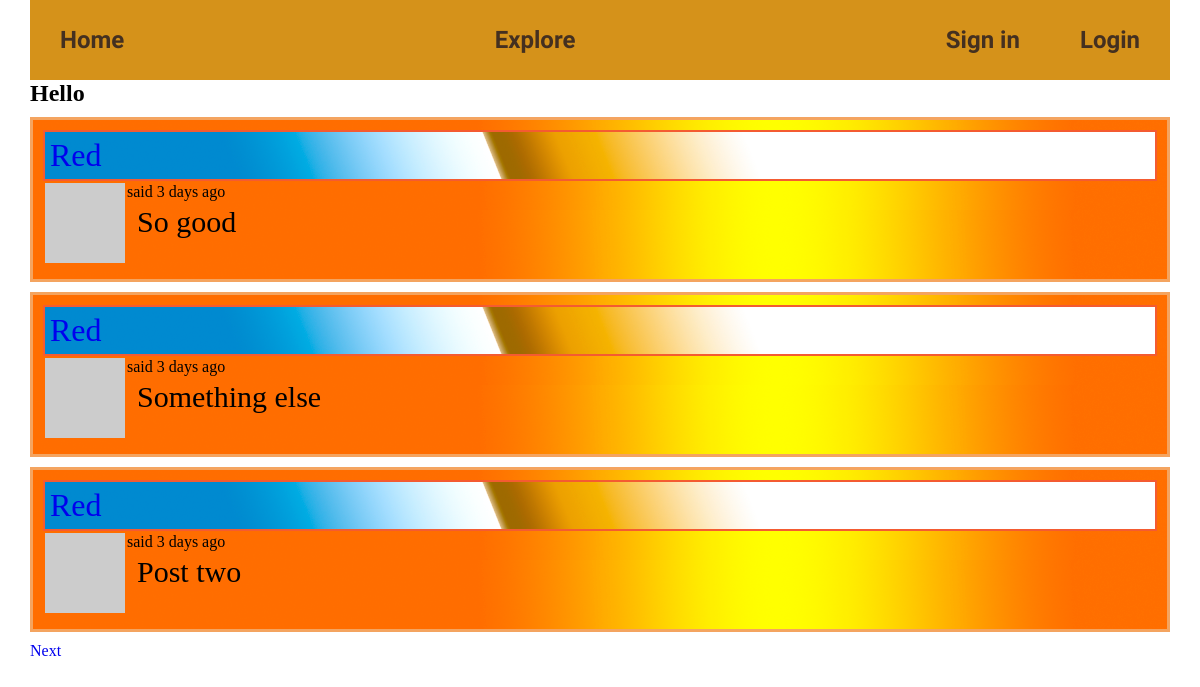
Before: /explore with the older database file.
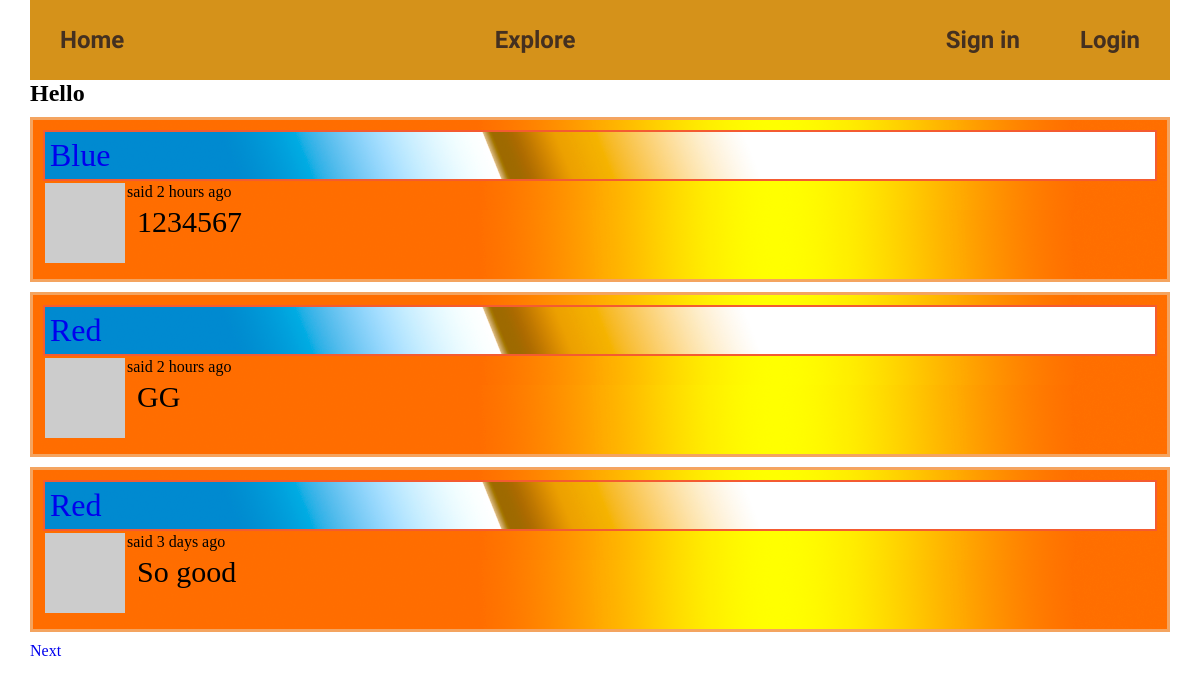
After: the same page with the newer database file.
### app/models.py (models this page shows, shortened)
class Post(db.Model):
    id = db.Column(db.Integer, primary_key=True)
    body = db.Column(db.Text)
    timestamp = db.Column(db.DateTime, index=True, default=datetime.utcnow)
    user_id = db.Column(db.Integer, db.ForeignKey('user.id'))

class User(db.Model, UserMixin):
    id = db.Column(db.Integer, primary_key=True)
    username = db.Column(db.String(64), nullable=False, index=True, unique=True)
    email = db.Column(db.String(120), nullable=False, index=True, unique=True)
    password_hash = db.Column(db.String(128))
    posts = db.relationship('Post', backref='author', lazy='dynamic')
    about_me = db.Column(db.Text)
    last_seen = db.Column(db.DateTime, default=datetime.utcnow)
    followed = db.relationship('User', secondary=followers,
                               primaryjoin=(followers.c.follower_id == id),
                               secondaryjoin=(followers.c.followed_id == id),
                               backref=db.backref('followers', lazy='dynamic'), lazy='dynamic')
    def avatar(self, size):
        digest = md5(self.email.lower().encode('utf-8')).hexdigest()
        return 'https://www.gravatar.com/avatar/{}?d=identicon&s={}'.format(
            digest, size)

### app/routes.py (the view)
@app.route('/explore')
def explore():
    page = request.args.get('page', 1, type=int)
    posts = Post.query.order_by(Post.timestamp.desc()).paginate(page, app.config['POST_PER_PAGE'], False)
    next_url = url_for('explore', page=posts.next_num) if posts.has_next else None
    prev_url = url_for('explore', page=posts.prev_num) if posts.has_prev else None
    return render_template('index.html', title="Explore", posts=posts.items, next_url=next_url, prev_url=prev_url)

### app/routes.py (called while the page is built)
@app.before_request
def before_request():
    if current_user.is_authenticated:
        current_user.last_seen = datetime.utcnow()
        db.session.commit()
    g.locale = str(get_locale())

### app/templates/index.html (shortened to what this page needs)
{% extends 'base.html' %}
{% block body %}
    <h1>Hello {{ current_user.username }}</h1>
    {% for post in posts %}
        <div class="post_show">
            {% include '_post.html' %}
        </div>
    {% endfor %}
    {% if next_url %}
        <a href="{{ next_url }}" class="next">Next</a>
    {% endif %}
{% endblock %}

### app/templates/base.html (shortened to what this page needs)
<!DOCTYPE html>
<html lang="en">
<head>
    <link rel="stylesheet" href="{{ url_for('static', filename='css/style.css') }}">
</head>
<body>
<header>
    <div class="container">
        <div class="header">
            <div class="header__button">
                <a href="{{ url_for('index') }}" class="home">Home</a>
                <a href="{{ url_for('explore') }}" class="explore">Explore</a>
                {% if current_user.is_anonymous %}
                    <div class="account">
                    <a href="{{ url_for('sign_in') }}" class="sign_in">Sign in</a>
                    <a href="{{ url_for('login') }}" class="login">Login</a>
                {% else %}
                    <a href="{{ url_for('user', username=current_user.username) }}" class="profile"> Profile</a>
                    <a href="{{ url_for('logout') }}" class="logout">Logout</a>
                {% endif %}
                </div>
            </div>
        </div>
    </div>
</header>
<section>
    <div class="container">
        {% block body %} {% endblock %}
    </div>
</section>
</body>
</html>

### app/templates/_post.html
<table>
    <tr valign="top">
        <td><img src="{{ post.author.avatar(36) }}"></td>
        <div class="post_show__label">
            <a href="{{ url_for('user', username=post.author.username) }}">{{ post.author.username }}</a>
        </div>
        <td>
            said {{ moment(post.timestamp).fromNow() }}
            <p class="post_show__text">{{ post.body }}</p>
        </td>
    </tr>
</table>

### app/static/css/style.css (style rules this page uses)
* { box-sizing: border-box; margin: 0; padding: 0; }
a { text-decoration: none; }
.container { max-width: 1170px; justify-content: center; margin: 0 auto; padding: 0 15px; }
.header__button { display: flex; justify-content: space-between; flex-direction: row; flex-wrap: nowrap; }
.account { display: flex; }
.home { padding: 5px; }
.header__button a { text-decoration: none; font-size: 24px; padding: 5px 30px; color: #443020; font-weight: bold; font-family: 'Cambay', sans-serif; }
.header { background-color: #d5921a; line-height: 70px; }
.post_show__label { font-size: 32px; padding: 5px; font-family: fantasy; border: 2px #f45b31 solid; background-image: url("../img/bg-label.png"); color: #000000; }
.post_show { border: 3px sandybrown solid; margin: 10px 0; padding: 10px; background-image: url("../img/bg.png"); }
.post_show__text { font-size: 30px; margin: 4px 10px 10px; font-family: Ebrima, cursive; }

Changed rows visible on the page:
no longer on this page (row unchanged): Post: author.username "Red", timestamp "3 days ago", body "Something else"
no longer on this page (row unchanged): Post: author.username "Red", timestamp "3 days ago", body "Post two"
added Post: author.username "Blue", timestamp "2 hours ago", body "1234567"
added Post: author.username "Red", timestamp "2 hours ago", body "GG"
